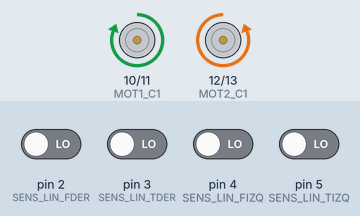
Simulated run of this sketch. Board: Arduino Uno, built with avr-gcc and run on an emulated ATmega328P. Parts: motor-driver pin pairs drawn as motors (green arrow = first pin HIGH = forward, orange = second pin HIGH = backward, longer = more drive). The test bench sets the inputs (shaded band); at power-on: pin 2 (SENS_LIN_FDER), pin 3 (SENS_LIN_TDER), pin 4 (SENS_LIN_FIZQ), pin 5 (SENS_LIN_TIZQ) LOW.

Above: at 12.4 s.
12.5 s: pin 2 (SENS_LIN_FDER) driven HIGH
17.5 s: pin 4 (SENS_LIN_FIZQ) driven HIGH
At 18.5 s:
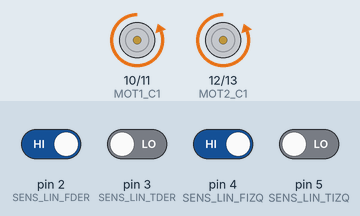
19.0 s: pin 4 (SENS_LIN_FIZQ) driven LOW
At 19.6 s:
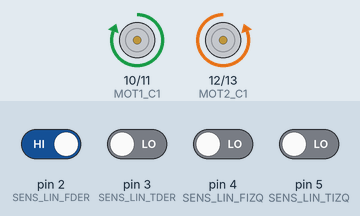
20.5 s: pin 2 (SENS_LIN_FDER) driven LOW
At 21.9 s:
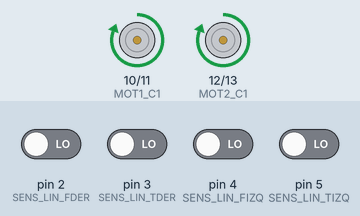
Timing chart, 0 to 23.0 s (numbered marks = the images above; inputs shaded):
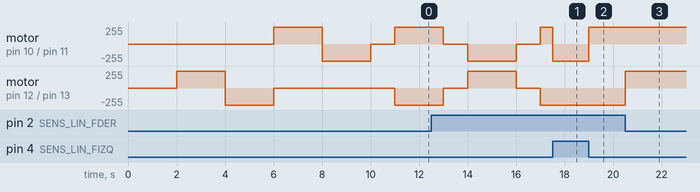

Measured:
- after the input at 17.5 s, motor on pin 10 (MOT1_C1) / pin 11 (MOT1_C2): forward 255/255 → backward 255/255 at once
- after the input at 19.0 s, motor on pin 10 (MOT1_C1) / pin 11 (MOT1_C2): backward 255/255 → forward 255/255 at once
- after the input at 20.5 s, motor on pin 12 (MOT2_C1) / pin 13 (MOT2_C2): backward 255/255 → forward 255/255 at once

The sketch:

RS_Test.ino
```cpp
/****************************************************************************************************************
 * DESCRIPCION: Este programa ejecuta un test del robot. para esto realiza los siguientes movimientos.
 *              2s robot detenido
 *              2s motor derecho hacia adelante
 *              2s motor derecho hacia atras
 *              2s motor izquierdo hacia adelante
 *              2s motor izquierdo hacia atras
 *              1s motores detenidos
 *              2s motores giro derecha
 *              1s motores detenidos
 *              2s motores giro izquierda
 *              1s motores detenidos
 *              prueba seguidores de linea:
 *              ninguno detecta: motores detenidos
 *              del der detecta: motor derecho hacia adelante
 *              tra der detecta: motor derecho hacia atras
 *              del izq detecta: motor izquierdo hacia adelante
 *              tra izq detecta: motor izquierdo hacia adelante
 *
 *
 * COMPONENTES:
 *    Arduino Uno.
 *    4 Sensor IR seguidor de línea.
 *    4 Motores DC con caja reductora.
 *    2 Doble puente H.
 *
 * ESTADO: FUNCIONA
 ****************************************************************************************************************/

int MOT1_C1 = 10;        //motor1 conector 1 lado izquierdo
int MOT1_C2 = 11;        //motor1 conector 2
int MOT2_C1 = 12;        //motor2 conector 1 lado derecho
int MOT2_C2 = 13;        //motor2 conector 2

int SENS_LIN_FDER = 2;  //sensor de linea Frente-Derecho
int SENS_LIN_TDER = 3;  //sensor de linea Trasero-Derecho
int SENS_LIN_FIZQ = 4;  //sensor de linea Frente-Izquierdo
int SENS_LIN_TIZQ = 5;  //sensor de linea Trasero-Izquierdo

const int SENS_ULTRASON_TRIGGER = 6; //Pin digital 10 para el TRIGGER del sensor ultrasonido
const int SENS_ULTRASON_ECHO = 7;    //Pin digital 11 para el ECHO del sensor ultrasonido

int LINEA_DETECTADA = 0; //DETECCION DE LINEA BLANCA = 0

void setup()
{
  //seteo pines de entrada de motores, sensores de linea y ultrasonido
  pinMode(MOT1_C1, OUTPUT);
  pinMode(MOT1_C2, OUTPUT);
  pinMode(MOT2_C1, OUTPUT);
  pinMode(MOT2_C2, OUTPUT);

  pinMode(SENS_LIN_FDER, INPUT);
  pinMode(SENS_LIN_TDER, INPUT);
  pinMode(SENS_LIN_FIZQ, INPUT);
  pinMode(SENS_LIN_TIZQ, INPUT);

  pinMode(SENS_ULTRASON_TRIGGER, OUTPUT);
  pinMode(SENS_ULTRASON_ECHO, INPUT);

  digitalWrite(SENS_ULTRASON_TRIGGER, LOW);//Inicializamos el pin con 0

  delay(2000); //5 segundos iniciales de quietud
}

void loop()
{
  marcha(MOT2_C1,MOT2_C2);        //motor derecho
  delay(2000);
  contramarcha(MOT2_C1,MOT2_C2);
  delay(2000);
  parada(MOT2_C1,MOT2_C2);
  marcha(MOT1_C1,MOT1_C2);        //motor izquierdo
  delay(2000);
  contramarcha(MOT1_C1,MOT1_C2);
  delay(2000);
  parada(MOT2_C1,MOT2_C2);
  parada(MOT1_C1,MOT1_C2);
  delay(1000);
  giroDer(MOT1_C1,MOT1_C2,MOT2_C1,MOT2_C2);
  delay(2000);
  parada(MOT2_C1,MOT2_C2);
  parada(MOT1_C1,MOT1_C2);
  delay(1000);
  giroIzq(MOT1_C1,MOT1_C2,MOT2_C1,MOT2_C2);
  delay(2000);
  parada(MOT2_C1,MOT2_C2);
  parada(MOT1_C1,MOT1_C2);
  delay(1000);
  for(;;)
  {
    if(leerSensorLinea(SENS_LIN_FDER) == LINEA_DETECTADA)
      marcha(MOT2_C1,MOT2_C2);
    else
    {
      if(leerSensorLinea(SENS_LIN_TDER) == LINEA_DETECTADA)
        contramarcha(MOT2_C1,MOT2_C2);
      else
        parada(MOT2_C1,MOT2_C2);
    }

    if(leerSensorLinea(SENS_LIN_FIZQ) == LINEA_DETECTADA)
      marcha(MOT1_C1,MOT1_C2);
    else
    {
      if(leerSensorLinea(SENS_LIN_TIZQ) == LINEA_DETECTADA)
        contramarcha(MOT1_C1,MOT1_C2);
      else
        parada(MOT1_C1,MOT1_C2);
    }
  }
}

void marcha(int b1,int b2)
{
  digitalWrite(b1, HIGH);
  digitalWrite(b2, LOW);
}

void contramarcha(int b1, int b2)
{
  digitalWrite(b1, LOW);
  digitalWrite(b2, HIGH);
}

void parada(int b1, int b2)
{
  digitalWrite(b1, LOW);
  digitalWrite(b2, LOW);
}

void giroIzq(int b1, int b2, int b3, int b4)
{
  contramarcha(b1,b2); //motor1 - izq
  marcha(b3,b4); //motor2 - der
}

void giroDer(int b1, int b2, int b3, int b4)
{
  marcha(b1,b2); //motor1 - izq
  contramarcha(b3,b4); //motor2 - der
}

//leo sensor
int leerSensorLinea(int sensor)
{
  int value = 1;
  value = digitalRead(sensor);
  return value;
}
```
